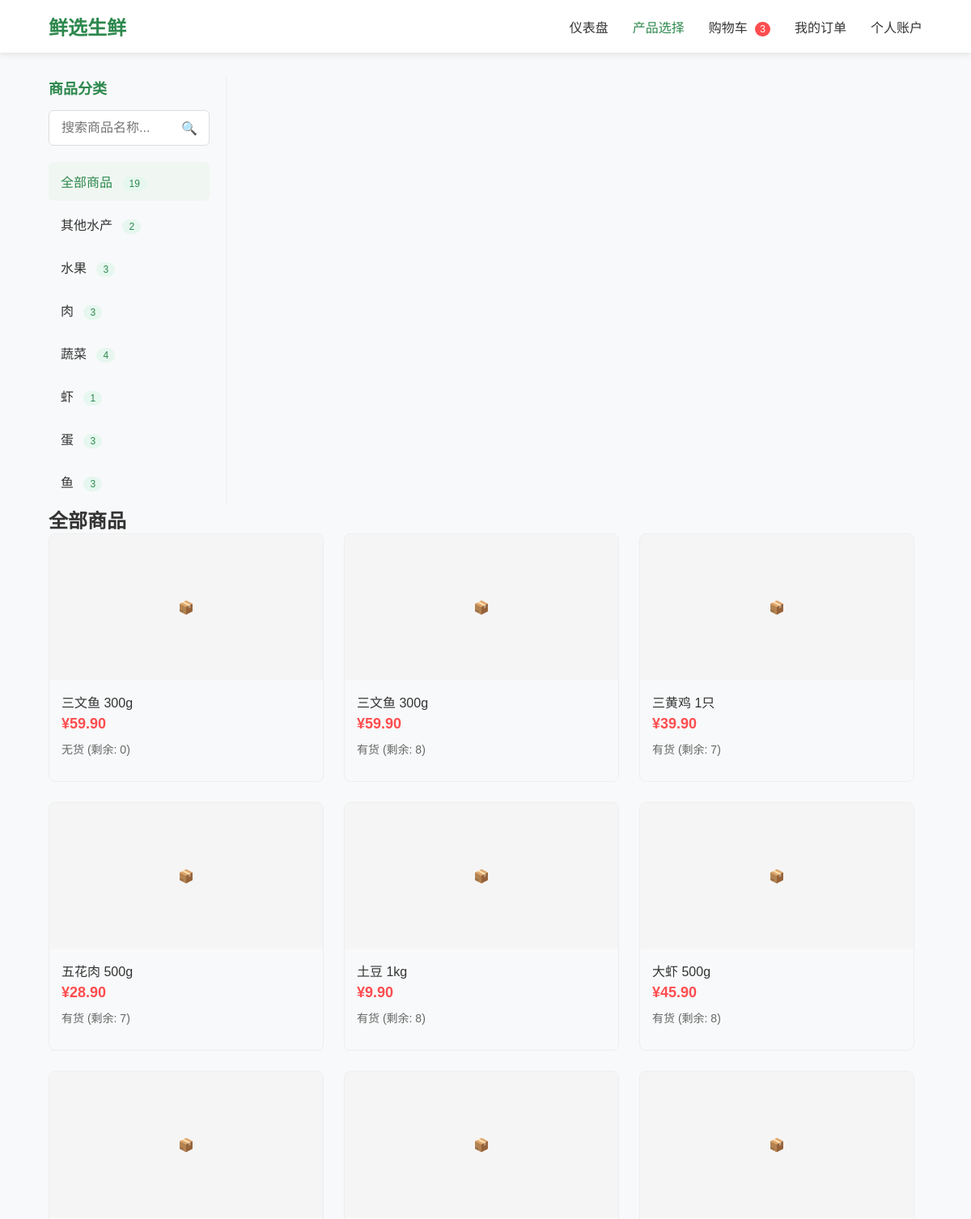
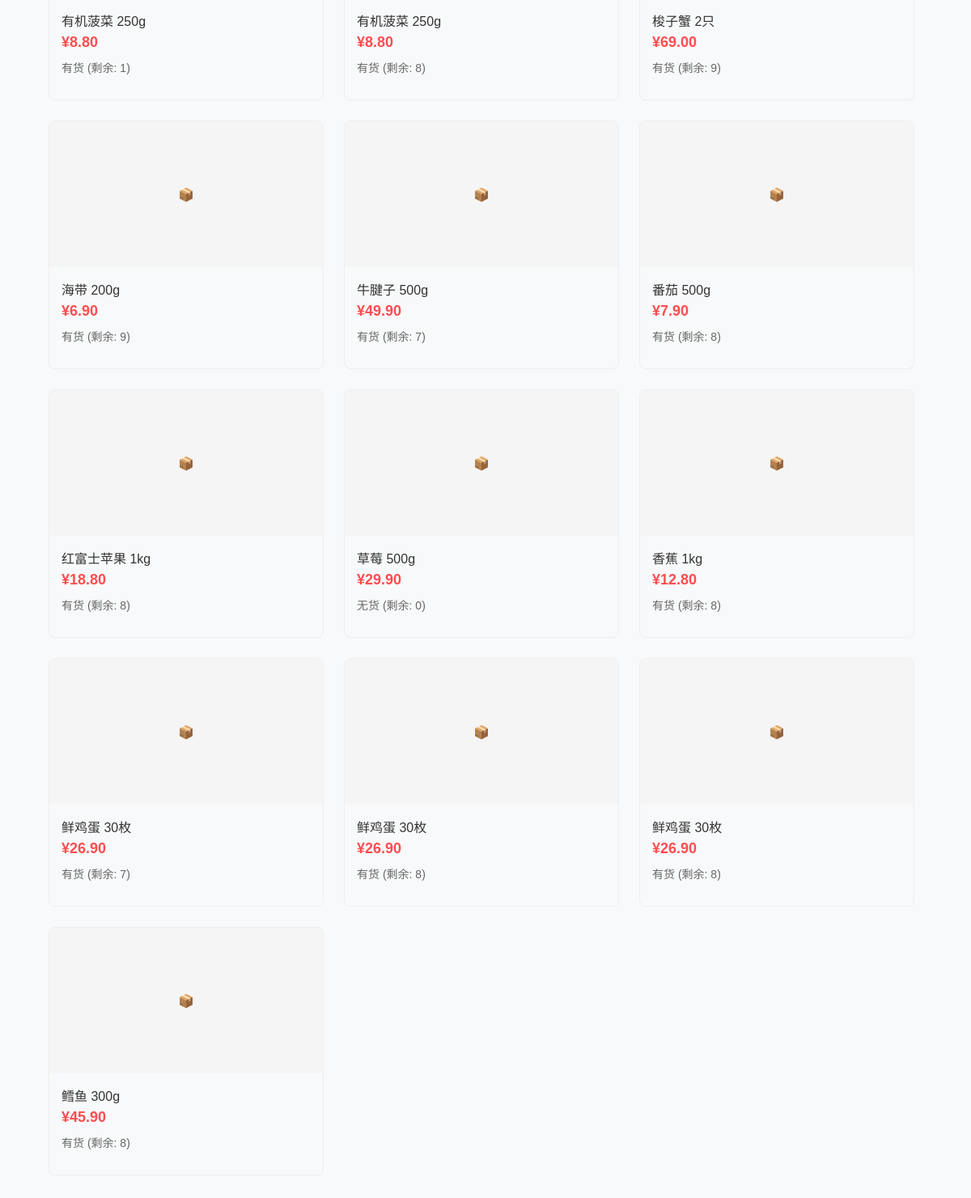
The page /customer/products.php on the database its author committed (2 pictures, top to bottom).
### tables this page shows
CREATE TABLE IF NOT EXISTS `products` (
  `product_ID` INT AUTO_INCREMENT NOT NULL,
  `sku` VARCHAR(45) UNIQUE NOT NULL,
  `product_name` VARCHAR(45) NOT NULL,  
  `status` ENUM('active', 'discontinued') DEFAULT 'active',
  `unit_price` DECIMAL(10,2) NOT NULL,
  `unit` VARCHAR(20) NULL,
  `description` TEXT NULL,  
  `category_id`    INT NOT NULL,
  `created_at` TIMESTAMP DEFAULT CURRENT_TIMESTAMP,
  PRIMARY KEY (`product_ID`),
  CONSTRAINT `fk_products_category`
    FOREIGN KEY (`category_id`)
    REFERENCES `Categories` (`category_id`)
	ON DELETE NO ACTION
    ON UPDATE NO ACTION
);

### customer/inc/data.php (called while the page is built, shortened)
<?php
function getProductCategories() {
    $conn = getDBConnection();
    $query = "SELECT DISTINCT category_name AS category_name, COUNT(*) AS product_count
             FROM product_catalog_view
             GROUP BY category_name
             ORDER BY category_name";
    $result = $conn->query($query);
    $categories = [];
    if ($result && $result->num_rows > 0) {
        while ($row = $result->fetch_assoc()) {
            $categories[] = [
                'name' => $row['category_name'],
                'count' => $row['product_count']
            ];
        }
    }
    return $categories;
}
function getProductsByCategoryAndSearch($category = null, $search = null) {
    $conn = getDBConnection();
    $query = "SELECT * FROM product_catalog_view WHERE 1=1";
    $params = [];
    $types = "";
    $query .= " ORDER BY product_name";
    if (!empty($params)) {
        $stmt = $conn->prepare($query);
        $stmt->bind_param($types, ...$params);
        $stmt->execute();
        $result = $stmt->get_result();
    } else {
        $result = $conn->query($query);
    }
    $products = [];
    if ($result && $result->num_rows > 0) {
        while ($row = $result->fetch_assoc()) {
            $products[] = [
                'id' => $row['product_ID'],
                'name' => $row['product_name'],
                'description' => $row['description'],
                'price' => $row['unit_price'],
                'category' => $row['category_name'],
                'stock' => $row['available_stock'],
                'stock_status' => $row['stock_status'],
                'store_id' => $row['store_id'],
                'branch' => $row['store_name'] ?? '无'
            ];
        }
    }
    return $products;
}
?>

### customer/products.php (the view, shortened to what this page needs)
<?php
require_once 'inc/data.php';
require_once 'header.php';
$categories = getProductCategories();
$selectedCategory = $_GET['category'] ?? 'all';
$searchKeyword = $_GET['search'] ?? '';
$products = getProductsByCategoryAndSearch($selectedCategory, $searchKeyword);
?>
<!DOCTYPE html>
<html lang="zh-CN">
<head>
</head>
<body>
    <div class="container">
        <div class="category-sidebar">
            <h3 class="category-title">商品分类</h3>
            <div class="search-container">
                <input type="text" class="search-input" id="searchInput" placeholder="搜索商品名称..." value="<?php echo htmlspecialchars($searchKeyword); ?>">
                <span class="search-icon" id="searchIcon">🔍</span>
            </div>
            <ul class="category-list">
                <li class="category-item">
                    <a href="products.php?category=all<?php echo $searchKeyword ? '&search=' . urlencode($searchKeyword) : ''; ?>" class="category-link <?php echo $selectedCategory === 'all' ? 'active' : ''; ?>">
                        全部商品
                        <span class="category-count">
                            <?php
                            $total = 0;
                            foreach ($categories as $cat) $total += $cat['count'];
                            echo $total;
                            ?>
                        </span>
                    </a>
                </li>
                <?php foreach ($categories as $category): ?>
                <li class="category-item">
                    <a href="products.php?category=<?php echo urlencode($category['name']); ?><?php echo $searchKeyword ? '&search=' . urlencode($searchKeyword) : ''; ?>"
                       class="category-link <?php echo $selectedCategory === $category['name'] ? 'active' : ''; ?>">
                        <?php echo htmlspecialchars($category['name']); ?>
                        <span class="category-count"><?php echo $category['count']; ?></span>
                    </a>
                </li>
                <?php endforeach; ?>
            </ul>
        </div>
        <div class="product-content">
            <h2><?php echo $selectedCategory === 'all' ? '全部商品' : htmlspecialchars($selectedCategory); ?></h2>
            <div class="product-grid">
                <?php if (empty($products)): ?>
                    <p>没有找到相关商品</p>
                <?php else: ?>
                    <?php foreach ($products as $product): ?>
                    <div class="product-card" data-id="<?php echo $product['id']; ?>">
                        <div class="product-img">📦</div>
                        <div class="product-info">
                            <div class="product-name"><?php echo htmlspecialchars($product['name']); ?></div>
                            <div class="product-price">¥<?php echo number_format($product['price'], 2); ?></div>
                            <div class="product-stock">
                                <?php echo $product['stock_status']; ?> (剩余: <?php echo $product['stock_status'] === '无货' ? 0 : $product['stock']; ?>)
                            </div>
                        </div>
                    </div>
                    <?php endforeach; ?>
                <?php endif; ?>
            </div>
        </div>
    </div>
</body>
</html>

### customer/header.php (style rules this page uses)
* { margin: 0; padding: 0; box-sizing: border-box; font-family: 'Microsoft YaHei', Arial, sans-serif; }
body { background-color: #f8f9fa; color: #333; min-height: 100vh; display: flex; flex-direction: column; }

### customer/products.php (style rules this page uses)
.category-sidebar { width: 220px; flex-shrink: 0; border-right: 1px solid #eee; padding-right: 20px; height: 100%; overflow-y: auto; scrollbar-width: thin; scrollbar-color: #2d884d40 #f0f0f0; transition: box-shadow 0.3s ease; }
.category-title { font-size: 18px; font-weight: 600; margin-bottom: 15px; color: #2d884d; display: flex; align-items: center; gap: 8px; }
.category-list { list-style: none; padding: 0; margin: 0; }
.category-item { margin-bottom: 5px; border-radius: 6px; overflow: hidden; transition: none; }
.category-link { display: block; padding: 12px 15px; border-radius: 6px; color: #333; text-decoration: none; cursor: pointer; transition: all 0.3s ease; position: relative; overflow: hidden; }
.category-link::after { display: none; }
.category-link.active { background-color: #f0f7f2; color: #2d884d; font-weight: 500; }
.category-link.active::after { display: none; }
.category-count { display: inline-block; background-color: #e6f7ef; color: #2d884d; font-size: 12px; padding: 2px 8px; border-radius: 10px; margin-left: 8px; }
.search-container { margin-bottom: 20px; position: relative; transition: transform 0.3s ease; }
.search-input { width: 100%; padding: 12px 15px; border: 1px solid #ddd; border-radius: 6px; font-size: 16px; padding-right: 40px; transition: all 0.3s ease; }
.search-icon { position: absolute; right: 15px; top: 50%; transform: translateY(-50%); color: #999; cursor: pointer; transition: color 0.3s ease; }
.product-content { flex: 1; min-width: 300px; height: 100%; overflow-y: auto; padding-right: 10px; }
.product-grid { display: grid; grid-template-columns: repeat(auto-fill, minmax(250px, 1fr)); gap: 25px; }
.product-card { border: 1px solid #eee; border-radius: 8px; overflow: hidden; transition: transform 0.3s, box-shadow 0.3s; display: block; cursor: pointer; }
.product-img { height: 180px; background-color: #f5f5f5; display: flex; align-items: center; justify-content: center; color: #999; }
.product-info { padding: 15px; }
.product-name { font-size: 16px; margin-bottom: 5px; font-weight: 500; }
.product-price { font-size: 18px; color: #ff4d4f; font-weight: bold; margin-bottom: 10px; }
.product-stock { font-size: 14px; color: #666; margin-bottom: 15px; }

### rows shown on the page
products: product_name "三文鱼 300g", unit_price "59.90", stock_status "无货", stock_status "有货", stock "8"
products: product_name "三黄鸡 1只", unit_price "39.90", stock_status "有货", stock "7"
products: product_name "五花肉 500g", unit_price "28.90", stock_status "有货", stock "7"
products: product_name "土豆 1kg", unit_price "9.90", stock_status "有货", stock "8"
products: product_name "大虾 500g", unit_price "45.90", stock_status "有货", stock "8"
products: product_name "有机菠菜 250g", unit_price "8.80", stock_status "有货", stock "1", stock "8"
products: product_name "梭子蟹 2只", unit_price "69.00", stock_status "有货", stock "9"
products: product_name "海带 200g", unit_price "6.90", stock_status "有货", stock "9"
products: product_name "牛腱子 500g", unit_price "49.90", stock_status "有货", stock "7"
products: product_name "番茄 500g", unit_price "7.90", stock_status "有货", stock "8"
products: product_name "红富士苹果 1kg", unit_price "18.80", stock_status "有货", stock "8"
products: product_name "草莓 500g", unit_price "29.90", stock_status "无货"
products: product_name "香蕉 1kg", unit_price "12.80", stock_status "有货", stock "8"
products: product_name "鲜鸡蛋 30枚", unit_price "26.90", stock_status "有货", stock "7", stock "8"
products: product_name "鳕鱼 300g", unit_price "45.90", stock_status "有货", stock "8"

### other values the page prints
$total "19"
$category['name'] "其他水产"
$category['count'] "2"
$category['name'] "水果"
$category['count'] "3"
$category['name'] "肉"
$category['name'] "蔬菜"
$category['count'] "4"
$category['name'] "虾"
$category['count'] "1"
$category['name'] "蛋"
$category['name'] "鱼"
